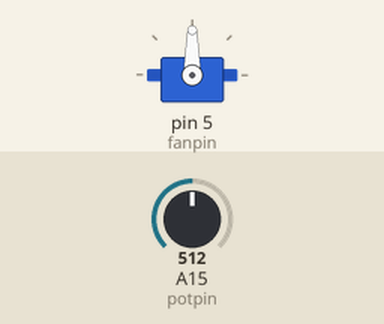
Simulated run of this sketch. Board: Arduino Mega 2560, built with avr-gcc and run on an emulated ATmega2560. Shown: servo. Inputs (shaded band) come from the test bench; at power-on: A15 (potpin) = 512. What the sketch prints to the serial monitor is not drawn.

Above: at 1.2 s.
1.3 s: A15 (potpin) set to 716
At 2.0 s:
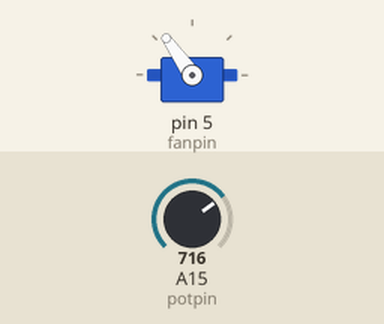
2.8 s: A15 (potpin) set to 900
At 3.1 s:
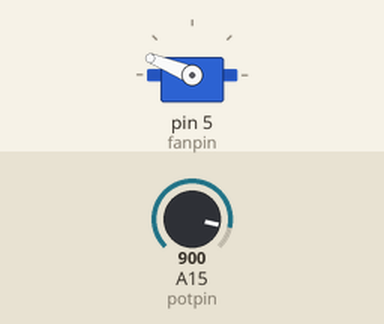
4.3 s: A15 (potpin) set to 1023
At 5.5 s:
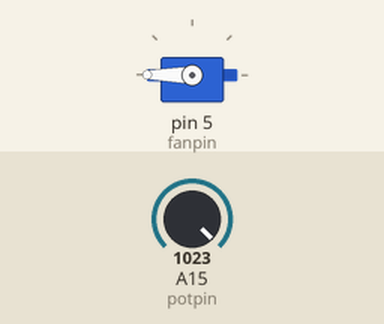
5.8 s: A15 (potpin) set to 306
At 6.6 s:
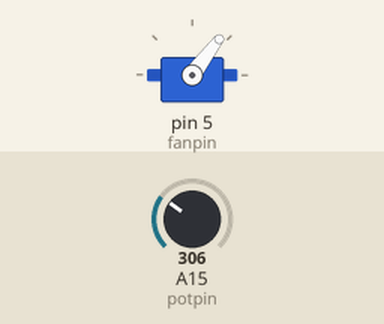
7.3 s: A15 (potpin) set to 122
At 7.8 s:
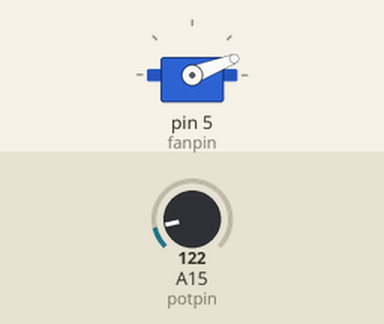
8.8 s: A15 (potpin) set to 0
At 10.1 s:
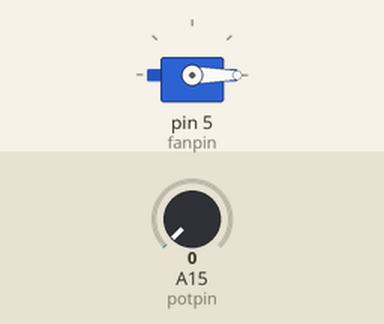
Timing chart, 0 to 11.3 s (numbered marks = the images above; inputs shaded):
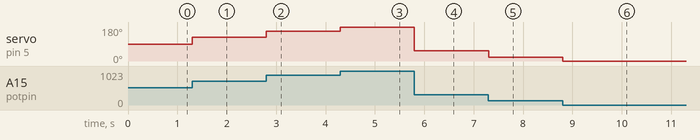

The sketch:

esc_program.ino
```cpp
#include <Servo.h>

int potpin = A15;

int fanpin = 5;

Servo fan;

void setup() {
  // put your setup code here, to run once:
  pinMode(potpin, INPUT);

  fan.attach(fanpin, 1000,2000);

  Serial.begin(115200);
}

void loop() {
  // put your main code here, to run repeatedly:

  int out = analogRead(potpin);

  out = map(out, 0, 1023, 0, 180);

  Serial.println(out);
  fan.write(out);

}
```

Measured:
- after the input at 1.3 s, servo on pin 5 (fanpin): 90° → 125° at once
- after the input at 2.8 s, servo on pin 5 (fanpin): 125° → 158° at once
- after the input at 4.3 s, servo on pin 5 (fanpin): 158° → 180° at once
- after the input at 5.8 s, servo on pin 5 (fanpin): 180° → 53° at once
- after the input at 7.3 s, servo on pin 5 (fanpin): 53° → 21° at once
- after the input at 8.8 s, servo on pin 5 (fanpin): 21° → 0° at once
